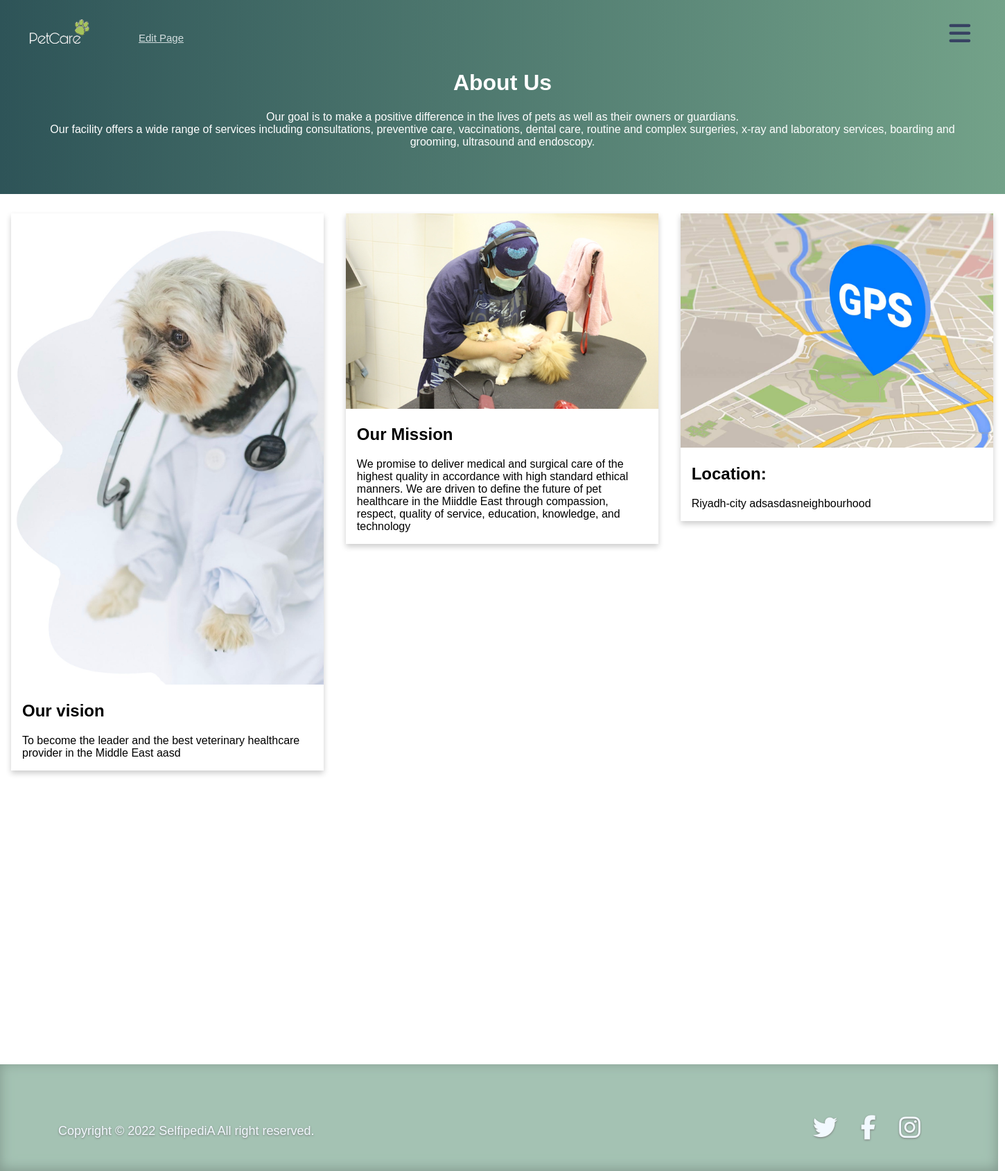
The app's page /managers/about-us.php with its own data.
### tables this page shows
CREATE TABLE `aboutus` (
  `id` int(11) NOT NULL,
  `vision` longtext NOT NULL,
  `mission` longtext NOT NULL,
  `location` longtext NOT NULL,
  `created_at` timestamp NOT NULL DEFAULT current_timestamp() ON UPDATE current_timestamp(),
  `updated_at` timestamp NOT NULL DEFAULT current_timestamp() ON UPDATE current_timestamp(),
  `vision_img` varchar(255) NOT NULL,
  `mission_img` varchar(255) NOT NULL,
  `location_img` varchar(255) NOT NULL
);

### managers/about-us.php (the view, shortened to what this page needs)
<?php
include '../db.php';
?>
<!DOCTYPE html>
<html>
  <head>
    <link rel="stylesheet" href="../css/aboutStyle.css" />
    <link rel="stylesheet" href="../css/sidebar.css" />
  </head>
  <body>
    <img class="logo" src="../images/logo3.png" alt="lock pass" />
    <div class="page">
      <div class="up">
        <div class="aboutUs">
          <div class="edit">
            <p><a href="edit-about-us.php">Edit Page</a></p>
          </div>
          <h1>About Us</h1>
          <p>
            Our goal is to make a positive difference in the lives of pets as
            well as their owners or guardians. <br />
            Our facility offers a wide range of services including
            consultations, preventive care, vaccinations, dental care, routine
            and complex surgeries, x-ray and laboratory services, boarding and
            grooming, ultrasound and endoscopy.
          </p>
        </div>
      </div>
      <?php
$sql = "SELECT * from aboutus";
$run_query = mysqli_query($db, $sql);
if (mysqli_num_rows($run_query) > 0) {
    while ($row1 = mysqli_fetch_assoc($run_query)) {
        ?>
    <div class="row">
      <div class="column">
        <div class="card">
        <img src="../images/about-us/<?=$row1["vision_img"]?>" alt="cat" style="width: 100%" />
          <div class="container">
            <div id="editVision">
            <?php echo $row1["vision"] ?>
            </div>
          </div>
        </div>
      </div>
      <div class="column">
        <div class="card">
        <img src="../images/about-us/<?=$row1["mission_img"]?>" alt="services" style="width: 100%" />
          <div class="container">
            <div id="editMission">
            <?php echo $row1["mission"] ?>
            </div>
          </div>
        </div>
      </div>
      <div class="column">
        <div class="card">
          <div >
          <img src="../images/about-us/<?=$row1["location_img"]?>" alt="gps" style="width: 100%" />
            <div class="container" id="editLocation">
            <?php echo $row1["location"] ?>
            </div>
          </div>
        </div>
      </div>
    </div>
    <?php
    }
}
?>
      <div class="footer">
        <div class="social">
          <a href="#"><i class="fa-brands fa-twitter"></i></a>
          <a href="#"><i class="fa-brands fa-facebook-f"></i></a>
          <a href="#"><i class="fa-brands fa-instagram"></i></a>
        </div>
        <div class="rights">
          <p>Copyright &copy 2022 SelfipediA All right reserved.</p>
        </div>
      </div>
    </div>
    <label for="check">
      <i class="fas fa-bars" id="btn"></i>
    </label>
  </body>
</html>

### css/aboutStyle.css (style rules this page uses)
body { font-family: Arial, Helvetica, sans-serif; margin: 0; }
html { box-sizing: border-box; }
*, *:before, *:after { box-sizing: inherit; }
.logo { position: absolute; width: 289px; margin-top: -105px; margin-left: -60px; z-index: 1; }
.page { position: absolute; }
.column { float: left; width: 33.3%; margin-bottom: 16px; padding: 0 8px; }
.card { box-shadow: 0 4px 8px 0 rgba(0, 0, 0, 0.2); margin: 8px; }
.aboutUs { padding: 50px; text-align: center; background-color: rgb(142 180 161); color: white; background-image: linear-gradient( to right, rgb(46 84 88), rgb(115, 162, 137) ); }
.container { padding: 0 16px; }
.container::after, .row::after { content: ""; clear: both; display: table; }
.up .aboutUs .edit { display: flex; flex-direction: row; margin-top: -20px; margin-left: 150px; }
.up .aboutUs .edit a { color: rgb(249, 252, 254); font-size: 15px; opacity: 0.8; }
.footer { width: 1440px; height: 154px; position: absolute; margin-top: 400px; box-shadow: antiquewhite; box-shadow: inset 0px -2px 18px 0px rgb(98 126 112); background-color: rgb(142 180 161); opacity: 0.8; text-shadow: 0px 1px 3px #575757; }
.footer .social { margin-left: 1173px; font-size: 35px; margin-top: 72px; letter-spacing: 12px; color: aliceblue; }
.footer p { font-size: 18px; color: aliceblue; margin-left: 84px; margin-top: -26px; }
.footer a { color: aliceblue; }

### css/sidebar.css (style rules this page uses)
label #btn, label #cancel2 { position: absolute; cursor: pointer; border-radius: 3px; }
label #btn { right: 49px; top: 25px; font-size: 35px; color: rgb(55 66 98); padding: 6px 1px; }

### records on screen
aboutus: vision_img (picture), vision "Our vision To become the leader and the best veterinary healthcare provider in the Middle East aasd", mission_img (picture), mission "Our Mission We promise to deliver medical and surgical care of the highest quality in accordance with high standard ethical manners. We are driven to define the future of pet healthcare in the Miiddle East through compassion, respect, quality of service, education, knowledge, and technology", location_img (picture), location "Location: Riyadh-city adsasdasneighbourhood"
